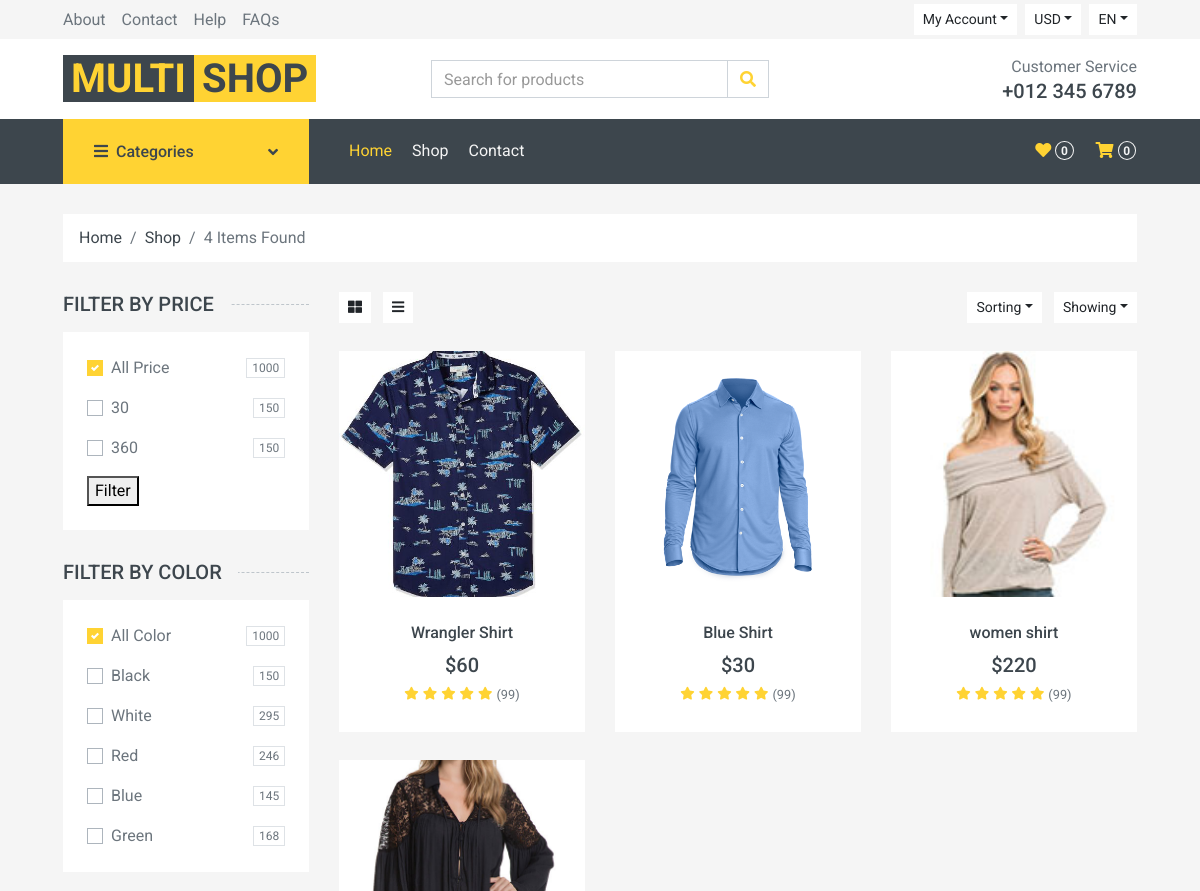
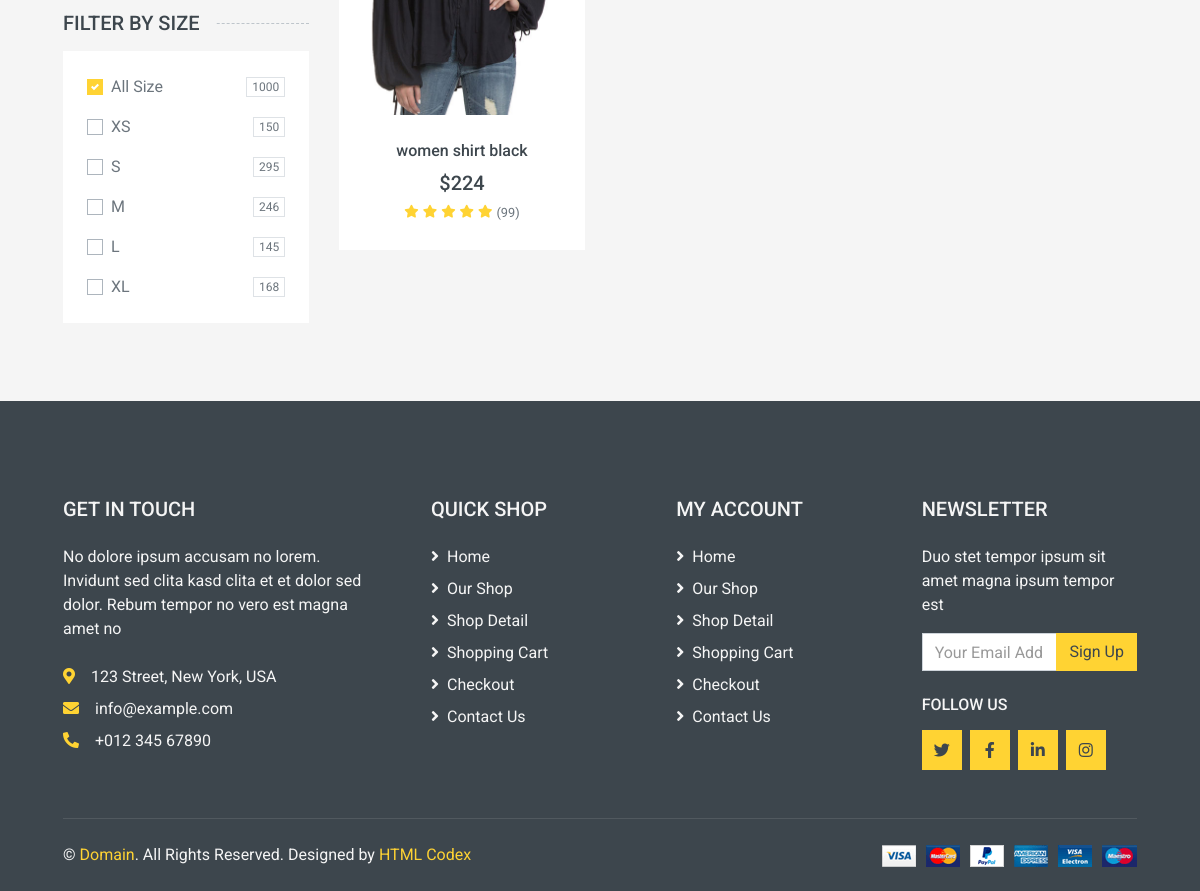
Page /store/shirts/ on the committed database (2 pictures, top to bottom).
### store/models.py (models this page shows, shortened)
class Product(models.Model):
    product_name = models.CharField(max_length=200,unique=True)
    slug = models.SlugField(max_length=200,unique=True,blank=True,null=True)
    description = models.TextField()
    price = models.IntegerField()
    image = models.ImageField(upload_to=image_upload, height_field=None, width_field=None, max_length=None)
    stock = models.IntegerField(default=1)
    is_available = models.BooleanField(default=True)
    category = models.ForeignKey(Category, on_delete=models.CASCADE)
    created_at = models.DateTimeField(auto_now_add=True,)
    modified_at = models.DateTimeField( auto_now=True)
    class Meta:
        verbose_name = ("Product")
        verbose_name_plural = ("Products")
    def get_url(self):
        return reverse('store:product_detail',args=[self.category.slug,self.slug])
    def __str__(self):
        return self.product_name

### store/views.py (the view)
# urls.py: path('store/',include('store.urls',namespace='store')),
def store(request,slug=None):
    price_min = Product.objects.all().aggregate(Min('price'))
    price_max = Product.objects.all().aggregate(Max('price'))
    if slug !=None:
        category = get_object_or_404(Category,slug=slug)
        products = Product.objects.filter(category=category,is_available=True)
        products_count = products.count()
    else:
        products = Product.objects.all().filter(is_available=True)
        products_count = products.count()
    paginator = Paginator(products,6)
    page_number = request.GET.get("page")
    page_obj = paginator.get_page(page_number)
    print(price_min)
    print(price_max)
    context = {
        'products' : page_obj,
        'price_min' : price_min,
        'price_max' : price_max,
        'products_count' : products_count,
    }
    return render(request,'store/store.html',context)

### category/context_processors.py (called while the page is built)
def category_link(request):
    categories= Category.objects.all()
    return {'categories':categories}

### category/models.py (called while the page is built)
    def get_url(self):
        return reverse('store:category_slug',args=[self.slug])

    def __str__(self):
        return self.category_name

### templates/store/store.html (shortened to what this page needs)
{% extends "base.html" %}
{% block body %}
    <div class="container-fluid">
        <div class="row px-xl-5">
            <div class="col-12">
                <nav class="breadcrumb bg-light mb-30">
                    <a class="breadcrumb-item text-dark" href="#">Home</a>
                    <a class="breadcrumb-item text-dark" href="#">Shop</a>
                    <span class="breadcrumb-item active">{{products_count}} Items Found</span>
                </nav>
            </div>
        </div>
    </div>
    <div class="container-fluid">
        <div class="row px-xl-5">
            <div class="col-lg-3 col-md-4">
                <h5 class="section-title position-relative text-uppercase mb-3"><span class="bg-secondary pr-3">Filter by price</span></h5>
                <div class="bg-light p-4 mb-30">
                    <form method="get">
                        <div class="custom-control custom-checkbox d-flex align-items-center justify-content-between mb-3">
                            <label class="custom-control-label" for="price-all">All Price</label>
                            <span class="badge border font-weight-normal">1000</span>
                        </div>
                        <div class="custom-control custom-checkbox d-flex align-items-center justify-content-between mb-3">
                            <label class="custom-control-label" for="price-1">{{price_min.price__min}}</label>
                            <span class="badge border font-weight-normal">150</span>
                        </div>
                        <div class="custom-control custom-checkbox d-flex align-items-center justify-content-between mb-3">
                            <label class="custom-control-label" for="price-1">{{price_max.price__max}}</label>
                            <span class="badge border font-weight-normal">150</span>
                        </div>
                        <button type="submit">Filter</button>
                    </form>
                </div>
                <h5 class="section-title position-relative text-uppercase mb-3"><span class="bg-secondary pr-3">Filter by color</span></h5>
                <div class="bg-light p-4 mb-30">
                    <form>
                        <div class="custom-control custom-checkbox d-flex align-items-center justify-content-between mb-3">
                            <label class="custom-control-label" for="price-all">All Color</label>
                            <span class="badge border font-weight-normal">1000</span>
                        </div>
                        <div class="custom-control custom-checkbox d-flex align-items-center justify-content-between mb-3">
                            <label class="custom-control-label" for="color-1">Black</label>
                            <span class="badge border font-weight-normal">150</span>
                        </div>
                        <div class="custom-control custom-checkbox d-flex align-items-center justify-content-between mb-3">
                            <label class="custom-control-label" for="color-2">White</label>
                            <span class="badge border font-weight-normal">295</span>
                        </div>
                        <div class="custom-control custom-checkbox d-flex align-items-center justify-content-between mb-3">
                            <label class="custom-control-label" for="color-3">Red</label>
                            <span class="badge border font-weight-normal">246</span>
                        </div>
                        <div class="custom-control custom-checkbox d-flex align-items-center justify-content-between mb-3">
                            <label class="custom-control-label" for="color-4">Blue</label>
                            <span class="badge border font-weight-normal">145</span>
                        </div>
                        <div class="custom-control custom-checkbox d-flex align-items-center justify-content-between">
                            <label class="custom-control-label" for="color-5">Green</label>
                            <span class="badge border font-weight-normal">168</span>
                        </div>
                    </form>
                </div>
                <h5 class="section-title position-relative text-uppercase mb-3"><span class="bg-secondary pr-3">Filter by size</span></h5>
                <div class="bg-light p-4 mb-30">
                    <form>
                        <div class="custom-control custom-checkbox d-flex align-items-center justify-content-between mb-3">
                            <label class="custom-control-label" for="size-all">All Size</label>
                            <span class="badge border font-weight-normal">1000</span>
                        </div>
                        <div class="custom-control custom-checkbox d-flex align-items-center justify-content-between mb-3">
                            <label class="custom-control-label" for="size-1">XS</label>
                            <span class="badge border font-weight-normal">150</span>
                        </div>
                        <div class="custom-control custom-checkbox d-flex align-items-center justify-content-between mb-3">
                            <label class="custom-control-label" for="size-2">S</label>
                            <span class="badge border font-weight-normal">295</span>
                        </div>
                        <div class="custom-control custom-checkbox d-flex align-items-center justify-content-between mb-3">
                            <label class="custom-control-label" for="size-3">M</label>
                            <span class="badge border font-weight-normal">246</span>
                        </div>
                        <div class="custom-control custom-checkbox d-flex align-items-center justify-content-between mb-3">
                            <label class="custom-control-label" for="size-4">L</label>
                            <span class="badge border font-weight-normal">145</span>
                        </div>
                        <div class="custom-control custom-checkbox d-flex align-items-center justify-content-between">
                            <label class="custom-control-label" for="size-5">XL</label>
                            <span class="badge border font-weight-normal">168</span>
                        </div>
                    </form>
                </div>
            </div>
            <div class="col-lg-9 col-md-8">
                <div class="row pb-3">
                    <div class="col-12 pb-1">
                        <div class="d-flex align-items-center justify-content-between mb-4">
                            <div>
                                <button class="btn btn-sm btn-light"><i class="fa fa-th-large"></i></button>
                                <button class="btn btn-sm btn-light ml-2"><i class="fa fa-bars"></i></button>
                            </div>
                            <div class="ml-2">
                                <div class="btn-group">
                                    <button type="button" class="btn btn-sm btn-light dropdown-toggle" data-toggle="dropdown">Sorting</button>
                                </div>
                                <div class="btn-group ml-2">
                                    <button type="button" class="btn btn-sm btn-light dropdown-toggle" data-toggle="dropdown">Showing</button>
                                </div>
                            </div>
                        </div>
                    </div>
                    {% for product in products %}
                    <div class="col-lg-4 col-md-6 col-sm-6 pb-1">
                        <div class="product-item bg-light mb-4">
                            <div class="product-img position-relative overflow-hidden">
                                <img class="img-fluid w-100" src="{{product.image.url}}" alt="">
                                <div class="product-action">
                                </div>
                            </div>
                            <div class="text-center py-4">
                                <a class="h6 text-decoration-none text-truncate" href="{{product.get_url}}">{{product}}</a>
                                <div class="d-flex align-items-center justify-content-center mt-2">
                                    <h5>${{product.price}}</h5>
                                </div>
                                <div class="d-flex align-items-center justify-content-center mb-1">
                                    <small class="fa fa-star text-primary mr-1"></small>
                                    <small class="fa fa-star text-primary mr-1"></small>
                                    <small class="fa fa-star text-primary mr-1"></small>
                                    <small class="fa fa-star text-primary mr-1"></small>
                                    <small class="fa fa-star text-primary mr-1"></small>
                                    <small>(99)</small>
                                </div>
                            </div>
                        </div>
                    </div>
                    {% endfor %}
                </div>
            </div>
        </div>
    </div>
{% endblock body %}

### rows in the picture
Product: image (picture), product_name "Wrangler Shirt", price "60"
Product: image (picture), product_name "Blue Shirt", price "30"
Product: image (picture), product_name "women shirt", price "220"
Product: image (picture), product_name "women shirt black", price "224"

### other values in the picture
{{ products_count }} "4"
{{ price_min.price__min }} "30"
{{ price_max.price__max }} "360"
